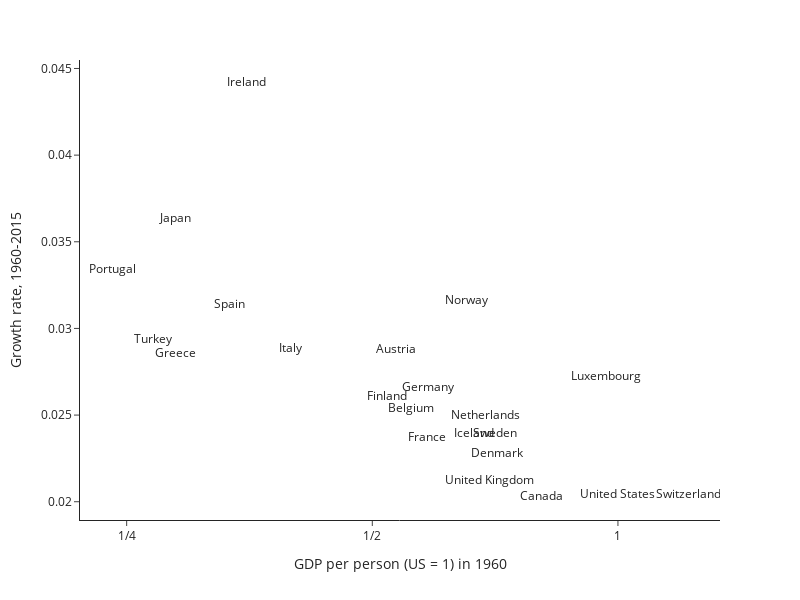

Notebook code cell kept with this figure:
### Markdown cell above
## Replicating Figure 25

### Code cell
oecd = ['Austria', 'Belgium', 'Canada', 'Denmark', 'Finland', 'France',
        'Germany', 'Greece', 'Iceland', 'Ireland', 'Italy', 'Japan',
        'Luxembourg', 'Netherlands', 'Norway', 'Portugal', 'Spain', 
        'Sweden', 'Switzerland', 'Turkey', 'United Kingdom', 'United States'] 
#https://www.oecd.org/about/document/ratification-oecd-convention.htm OECD countries by 1970

fig = px.scatter(data_for_plot.loc[oecd], 'rgdpc1960_rel_us', 'rgdpc_growth', 
                 text = data_for_plot.loc[oecd].index, 
                 log_x = True)

fig.update_layout(template = 'simple_white',
                  width = 800, height = 600,
                  xaxis_title = 'GDP per person (US = 1) in 1960',
                  yaxis_title = 'Growth rate, 1960-2015')
fig.update_xaxes(tickvals = [1/32, 1/16, 1/8, 1/4, 1/2, 1],
                 ticktext = ["1/32", "1/16", "1/8", "1/4", "1/2", "1"])
fig.update_traces(mode='text')

### Figure 1 — Plotly figure (JSON) as saved in the notebook; plotly's stock layout.template omitted (floating-point values rounded to 4 significant figures)
{"data": [{"hovertemplate": "rgdpc1960_rel_us=%{x}<br>rgdpc_growth=%{y}<br>text=%{text}<extra></extra>", "legendgroup": "", "marker": {"color": "#636efa", "symbol": "circle"}, "mode": "text", "name": "", "orientation": "v", "showlegend": false, "text": ["Austria", "Belgium", "Canada", "Denmark", "Finland", "France", "Germany", "Greece", "Iceland", "Ireland", "Italy", "Japan", "Luxembourg", "Netherlands", "Norway", "Portugal", "Spain", "Sweden", "Switzerland", "Turkey", "United Kingdom", "United States"], "type": "scatter", "x": [0.5353, 0.557, 0.8068, 0.7112, 0.5213, 0.5836, 0.5849, 0.2873, 0.6669, 0.351, 0.3974, 0.2869, 0.9679, 0.6873, 0.6525, 0.2399, 0.3338, 0.706, 1.219, 0.2689, 0.6959, 1], "xaxis": "x", "y": [0.02874, 0.02537, 0.02027, 0.02278, 0.02604, 0.0237, 0.02655, 0.02853, 0.02392, 0.04416, 0.02882, 0.03629, 0.02719, 0.02493, 0.0316, 0.03335, 0.03138, 0.02388, 0.02041, 0.02934, 0.02121, 0.02038], "yaxis": "y"}], "layout": {"height": 600, "legend": {"tracegroupgap": 0}, "margin": {"t": 60}, "width": 800, "xaxis": {"anchor": "y", "domain": [0, 1], "ticktext": ["1/32", "1/16", "1/8", "1/4", "1/2", "1"], "tickvals": [0.03125, 0.0625, 0.125, 0.25, 0.5, 1], "title": {"text": "GDP per person (US = 1) in 1960"}, "type": "log"}, "yaxis": {"anchor": "x", "domain": [0, 1], "title": {"text": "Growth rate, 1960-2015"}}}}
